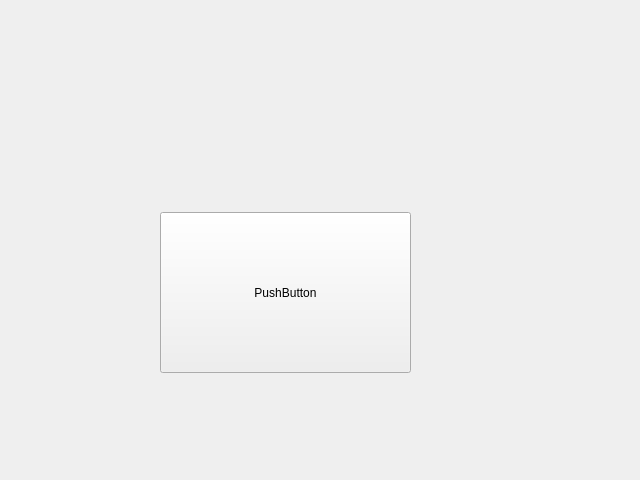
<?xml version="1.0" encoding="UTF-8"?>
<ui version="4.0">
 <class>Form</class>
 <widget class="QWidget" name="Form">
  <property name="geometry">
   <rect>
    <x>0</x>
    <y>0</y>
    <width>640</width>
    <height>480</height>
   </rect>
  </property>
  <property name="windowTitle">
   <string>Form</string>
  </property>
  <widget class="QPushButton" name="pushButton">
   <property name="geometry">
    <rect>
     <x>160</x>
     <y>212</y>
     <width>251</width>
     <height>161</height>
    </rect>
   </property>
   <property name="accessibleName">
    <string>button</string>
   </property>
   <property name="styleSheet">
    <string notr="true">  font-weight: 700;
  color: white;
  text-decoration: none;
  padding: .8em 1em calc(.8em + 3px);
  border-radius: 3px;
  background: rgb(64,199,129);
  box-shadow: 0 -3px rgb(53,167,110) inset;
  transition: 0.2s;
 
hover { background: rgb(53, 167, 110); }
active {
  background: rgb(33,147,90);
  box-shadow: 0 3px rgb(33,147,90) inset;
}</string>
   </property>
   <property name="text">
    <string>PushButton</string>
   </property>
  </widget>
 </widget>
 <resources>
  <include location="resurses/styles.qrc"/>
 </resources>
 <connections/>
</ui>
